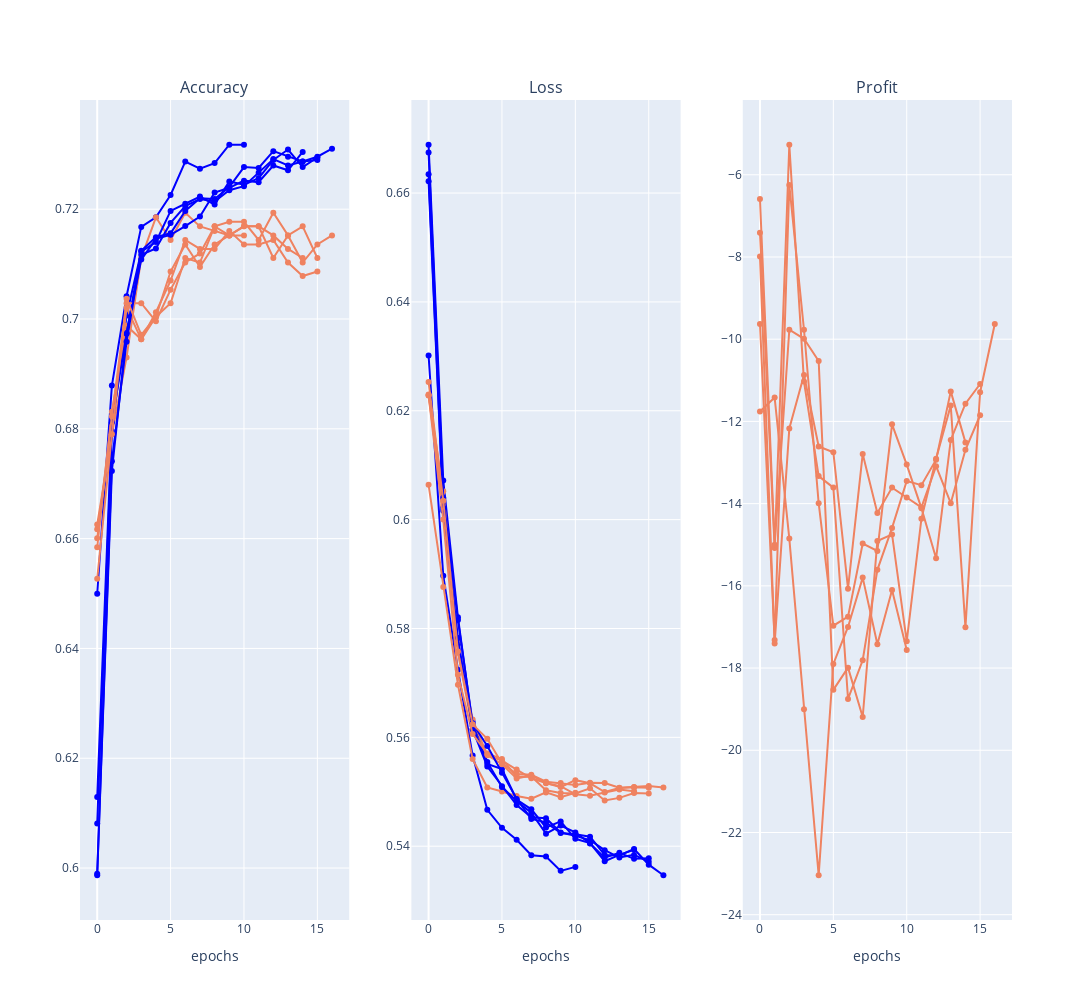
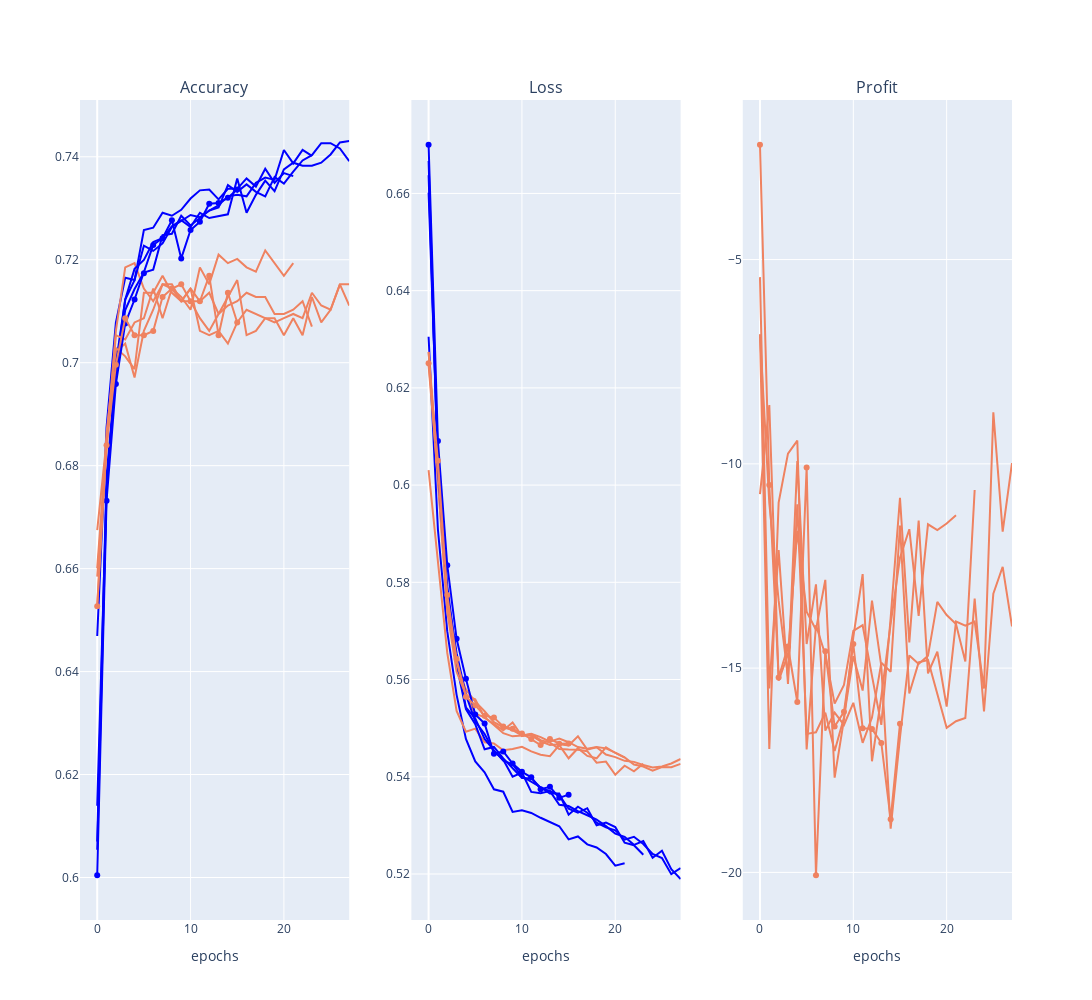

Notebook code for these charts, in order:
### Code cell
# Run
from numpy import dtype

repeats = 5
testingParameter = "Features"
runMeter = 0
results_acc = DataFrame(dtype='float')
results_profit = DataFrame(dtype='float')
results_profitOld = DataFrame(dtype='float')
metrics = list()

# vary training epochs
learning_rate = 0.001
model = 2 # [0, 1, 2, 3, 4]
dropout = 0.2 # [0, 0.2, 0.4, 0.6, 0.8]
denseType = 0
neuronsLstm = 150
epochs = 40

timeStep = 10 # [10, 20, 50, 100, 150] # 150
features = [0, 1] # 0 
# features = [0, 1, 2, 3] # 0 

# # Data gen
# x_train, x_test, y_train, y_test, Y_test = data(timeStep, features)

# for dr in dropout:
for feat in features:
    print(f"{feat} {testingParameter} test start...")
 
    x_train, x_test, y_train, y_test, Y_test = data(timeStep, feat)

    #  Profit list
    profitListSaveModel = list()

    # Experiment
    results_acc[str(feat)], results_profit[str(feat)], results_profitOld[str(feat)], metrics = experiment(
                                                                                            runMeter, 
                                                                                            repeats, 
                                                                                            epochs, 
                                                                                            neuronsLstm, 
                                                                                            timeStep, 
                                                                                            denseType, 
                                                                                            dropout, 
                                                                                            model, 
                                                                                            feat, 
                                                                                            learning_rate
                                                                                            )
    # runMeter commented if next loop parameter has different model weights  
    #  runMeter += 1

    plotsOut(feat, metrics)

# summarize results
print(results_acc.describe())
print(results_profit.describe())

### Figure 1 — Plotly figure (JSON) as saved in the notebook; plotly's stock layout.template omitted (floating-point values rounded to 4 significant figures)
{"data": [{"line": {"color": "#0000ff"}, "name": "accuracy0", "showlegend": false, "type": "scatter", "x": [0, 1, 2, 3, 4, 5, 6, 7, 8, 9, 10], "xaxis": "x", "y": [0.65, 0.6879, 0.7041, 0.7168, 0.7185, 0.7226, 0.7287, 0.7274, 0.7284, 0.7317, 0.7317], "yaxis": "y"}, {"line": {"color": "#0000ff"}, "name": "loss0", "showlegend": false, "type": "scatter", "x": [0, 1, 2, 3, 4, 5, 6, 7, 8, 9, 10], "xaxis": "x2", "y": [0.6301, 0.5897, 0.5724, 0.5566, 0.5467, 0.5434, 0.5412, 0.5383, 0.5381, 0.5355, 0.5362], "yaxis": "y2"}, {"line": {"color": "#EF8260"}, "name": "val_accuracy0", "showlegend": false, "type": "scatter", "x": [0, 1, 2, 3, 4, 5, 6, 7, 8, 9, 10], "xaxis": "x", "y": [0.6626, 0.679, 0.693, 0.7111, 0.7185, 0.7144, 0.7193, 0.7169, 0.716, 0.7152, 0.7152], "yaxis": "y"}, {"line": {"color": "#EF8260"}, "name": "val_loss0", "showlegend": false, "type": "scatter", "x": [0, 1, 2, 3, 4, 5, 6, 7, 8, 9, 10], "xaxis": "x2", "y": [0.6064, 0.5876, 0.5697, 0.556, 0.5508, 0.55, 0.5492, 0.5487, 0.5499, 0.549, 0.5498], "yaxis": "y2"}, {"line": {"color": "#EF8260"}, "name": "profit0", "showlegend": false, "type": "scatter", "x": [0, 1, 2, 3, 4, 5, 6, 7, 8, 9, 10], "xaxis": "x3", "y": [-11.76, -11.42, -14.85, -19, -23.04, -17.9, -17, -15.8, -17.42, -16.1, -17.56], "yaxis": "y3"}, {"line": {"color": "#0000ff"}, "name": "accuracy1", "showlegend": false, "type": "scatter", "x": [0, 1, 2, 3, 4, 5, 6, 7, 8, 9, 10, 11, 12, 13, 14, 15], "xaxis": "x", "y": [0.6081, 0.6796, 0.7007, 0.7123, 0.714, 0.7197, 0.721, 0.7223, 0.7208, 0.7251, 0.7245, 0.7256, 0.729, 0.7309, 0.7277, 0.7294], "yaxis": "y"}, {"line": {"color": "#0000ff"}, "name": "loss1", "showlegend": false, "type": "scatter", "x": [0, 1, 2, 3, 4, 5, 6, 7, 8, 9, 10, 11, 12, 13, 14, 15], "xaxis": "x2", "y": [0.6622, 0.6016, 0.5772, 0.5628, 0.5555, 0.5509, 0.5483, 0.5461, 0.5423, 0.5438, 0.5425, 0.5405, 0.5379, 0.5388, 0.5377, 0.5378], "yaxis": "y2"}, {"line": {"color": "#EF8260"}, "name": "val_accuracy1", "showlegend": false, "type": "scatter", "x": [0, 1, 2, 3, 4, 5, 6, 7, 8, 9, 10, 11, 12, 13, 14, 15], "xaxis": "x", "y": [0.6584, 0.6831, 0.6988, 0.6963, 0.7012, 0.707, 0.7144, 0.7128, 0.7128, 0.716, 0.7136, 0.7136, 0.7144, 0.7103, 0.7078, 0.7086], "yaxis": "y"}, {"line": {"color": "#EF8260"}, "name": "val_loss1", "showlegend": false, "type": "scatter", "x": [0, 1, 2, 3, 4, 5, 6, 7, 8, 9, 10, 11, 12, 13, 14, 15], "xaxis": "x2", "y": [0.6229, 0.6025, 0.5756, 0.5615, 0.5567, 0.5557, 0.5541, 0.5525, 0.5516, 0.5509, 0.5521, 0.5516, 0.55, 0.5507, 0.5508, 0.5507], "yaxis": "y2"}, {"line": {"color": "#EF8260"}, "name": "profit1", "showlegend": false, "type": "scatter", "x": [0, 1, 2, 3, 4, 5, 6, 7, 8, 9, 10, 11, 12, 13, 14, 15], "xaxis": "x3", "y": [-9.63, -17.32, -6.25, -9.77, -13.99, -16.97, -16.75, -14.97, -15.15, -12.07, -13.05, -14.11, -15.33, -12.45, -11.57, -11.09], "yaxis": "y3"}, {"line": {"color": "#0000ff"}, "name": "accuracy2", "showlegend": false, "type": "scatter", "x": [0, 1, 2, 3, 4, 5, 6, 7, 8, 9, 10, 11, 12, 13, 14], "xaxis": "x", "y": [0.5987, 0.6723, 0.6975, 0.7108, 0.7146, 0.7153, 0.7169, 0.7187, 0.723, 0.7239, 0.7252, 0.7249, 0.728, 0.7271, 0.7304], "yaxis": "y"}, {"line": {"color": "#0000ff"}, "name": "loss2", "showlegend": false, "type": "scatter", "x": [0, 1, 2, 3, 4, 5, 6, 7, 8, 9, 10, 11, 12, 13, 14], "xaxis": "x2", "y": [0.6689, 0.6072, 0.5821, 0.5621, 0.5551, 0.5542, 0.5486, 0.5468, 0.5434, 0.5446, 0.5414, 0.5406, 0.5372, 0.5384, 0.5393], "yaxis": "y2"}, {"line": {"color": "#EF8260"}, "name": "val_accuracy2", "showlegend": false, "type": "scatter", "x": [0, 1, 2, 3, 4, 5, 6, 7, 8, 9, 10, 11, 12, 13, 14], "xaxis": "x", "y": [0.6617, 0.679, 0.7021, 0.6963, 0.7004, 0.7086, 0.7136, 0.7095, 0.7136, 0.7152, 0.7169, 0.7169, 0.7152, 0.7128, 0.7111], "yaxis": "y"}, {"line": {"color": "#EF8260"}, "name": "val_loss2", "showlegend": false, "type": "scatter", "x": [0, 1, 2, 3, 4, 5, 6, 7, 8, 9, 10, 11, 12, 13, 14], "xaxis": "x2", "y": [0.623, 0.6052, 0.5775, 0.5633, 0.5567, 0.5551, 0.5525, 0.553, 0.5516, 0.551, 0.5495, 0.5493, 0.5499, 0.5504, 0.5501], "yaxis": "y2"}, {"line": {"color": "#EF8260"}, "name": "profit2", "showlegend": false, "type": "scatter", "x": [0, 1, 2, 3, 4, 5, 6, 7, 8, 9, 10, 11, 12, 13, 14], "xaxis": "x3", "y": [-7.41, -15.08, -5.27, -11.03, -13.33, -13.61, -18.75, -17.81, -15.61, -14.59, -13.45, -13.55, -12.93, -11.27, -12.51], "yaxis": "y3"}, {"line": {"color": "#0000ff"}, "name": "accuracy3", "showlegend": false, "type": "scatter", "x": [0, 1, 2, 3, 4, 5, 6, 7, 8, 9, 10, 11, 12, 13, 14, 15], "xaxis": "x", "y": [0.6129, 0.6812, 0.6973, 0.7124, 0.7149, 0.7156, 0.7197, 0.722, 0.7219, 0.724, 0.7277, 0.7275, 0.7306, 0.7296, 0.7287, 0.729], "yaxis": "y"}, {"line": {"color": "#0000ff"}, "name": "loss3", "showlegend": false, "type": "scatter", "x": [0, 1, 2, 3, 4, 5, 6, 7, 8, 9, 10, 11, 12, 13, 14, 15], "xaxis": "x2", "y": [0.6635, 0.6021, 0.5783, 0.5614, 0.5546, 0.551, 0.5476, 0.5453, 0.5451, 0.5425, 0.5419, 0.5411, 0.5393, 0.5379, 0.5384, 0.5372], "yaxis": "y2"}, {"line": {"color": "#EF8260"}, "name": "val_accuracy3", "showlegend": false, "type": "scatter", "x": [0, 1, 2, 3, 4, 5, 6, 7, 8, 9, 10, 11, 12, 13, 14, 15], "xaxis": "x", "y": [0.6601, 0.6823, 0.7029, 0.7029, 0.6996, 0.7053, 0.7103, 0.7119, 0.7169, 0.7177, 0.7177, 0.7144, 0.7193, 0.7152, 0.7169, 0.7111], "yaxis": "y"}, {"line": {"color": "#EF8260"}, "name": "val_loss3", "showlegend": false, "type": "scatter", "x": [0, 1, 2, 3, 4, 5, 6, 7, 8, 9, 10, 11, 12, 13, 14, 15], "xaxis": "x2", "y": [0.6228, 0.6, 0.5715, 0.5606, 0.557, 0.556, 0.5528, 0.5528, 0.5503, 0.5498, 0.5497, 0.5506, 0.5484, 0.5489, 0.5498, 0.5497], "yaxis": "y2"}, {"line": {"color": "#EF8260"}, "name": "profit3", "showlegend": false, "type": "scatter", "x": [0, 1, 2, 3, 4, 5, 6, 7, 8, 9, 10, 11, 12, 13, 14, 15], "xaxis": "x3", "y": [-7.99, -17.4, -12.17, -10.87, -12.61, -12.75, -16.07, -12.79, -14.23, -13.61, -13.85, -14.09, -13.09, -13.99, -12.69, -11.85], "yaxis": "y3"}, {"line": {"color": "#0000ff"}, "name": "accuracy4", "showlegend": false, "type": "scatter", "x": [0, 1, 2, 3, 4, 5, 6, 7, 8, 9, 10, 11, 12, 13, 14, 15, 16], "xaxis": "x", "y": [0.599, 0.6741, 0.6959, 0.7117, 0.7129, 0.7175, 0.7206, 0.7219, 0.7214, 0.7235, 0.7242, 0.7267, 0.7291, 0.728, 0.7287, 0.7296, 0.731], "yaxis": "y"}, {"line": {"color": "#0000ff"}, "name": "loss4", "showlegend": false, "type": "scatter", "x": [0, 1, 2, 3, 4, 5, 6, 7, 8, 9, 10, 11, 12, 13, 14, 15, 16], "xaxis": "x2", "y": [0.6675, 0.604, 0.5815, 0.5626, 0.5584, 0.5535, 0.5487, 0.545, 0.5444, 0.5424, 0.5422, 0.5417, 0.5384, 0.5383, 0.5395, 0.5366, 0.5347], "yaxis": "y2"}, {"line": {"color": "#EF8260"}, "name": "val_accuracy4", "showlegend": false, "type": "scatter", "x": [0, 1, 2, 3, 4, 5, 6, 7, 8, 9, 10, 11, 12, 13, 14, 15, 16], "xaxis": "x", "y": [0.6527, 0.679, 0.7037, 0.6971, 0.7004, 0.7029, 0.7111, 0.7103, 0.7169, 0.7152, 0.7169, 0.7169, 0.7111, 0.7152, 0.7103, 0.7136, 0.7152], "yaxis": "y"}, {"line": {"color": "#EF8260"}, "name": "val_loss4", "showlegend": false, "type": "scatter", "x": [0, 1, 2, 3, 4, 5, 6, 7, 8, 9, 10, 11, 12, 13, 14, 15, 16], "xaxis": "x2", "y": [0.6253, 0.6035, 0.5758, 0.5624, 0.5597, 0.5552, 0.5533, 0.5531, 0.5519, 0.5516, 0.5512, 0.5517, 0.5516, 0.5507, 0.5509, 0.5511, 0.5508], "yaxis": "y2"}, {"line": {"color": "#EF8260"}, "name": "profit4", "showlegend": false, "type": "scatter", "x": [0, 1, 2, 3, 4, 5, 6, 7, 8, 9, 10, 11, 12, 13, 14, 15, 16], "xaxis": "x3", "y": [-6.59, -15, -9.77, -9.99, -10.53, -18.53, -17.99, -19.19, -14.91, -14.75, -17.35, -14.37, -12.91, -11.61, -17.01, -11.29, -9.63], "yaxis": "y3"}], "layout": {"annotations": [{"font": {"size": 16}, "showarrow": false, "text": "Accuracy", "x": 0.1444, "xanchor": "center", "xref": "paper", "y": 1, "yanchor": "bottom", "yref": "paper"}, {"font": {"size": 16}, "showarrow": false, "text": "Loss", "x": 0.5, "xanchor": "center", "xref": "paper", "y": 1, "yanchor": "bottom", "yref": "paper"}, {"font": {"size": 16}, "showarrow": false, "text": "Profit", "x": 0.8556, "xanchor": "center", "xref": "paper", "y": 1, "yanchor": "bottom", "yref": "paper"}], "autosize": true, "height": 1000, "width": 1600, "xaxis": {"anchor": "y", "domain": [0, 0.2889], "title": {"text": "epochs"}}, "xaxis2": {"anchor": "y2", "domain": [0.3556, 0.6444], "title": {"text": "epochs"}}, "xaxis3": {"anchor": "y3", "domain": [0.7111, 1], "title": {"text": "epochs"}}, "yaxis": {"anchor": "x", "domain": [0, 1], "title": {"text": ""}}, "yaxis2": {"anchor": "x2", "domain": [0, 1], "title": {"text": ""}}, "yaxis3": {"anchor": "x3", "domain": [0, 1], "title": {"text": ""}}}}

### Figure 2 — Plotly figure (JSON) as saved in the notebook; plotly's stock layout.template omitted (floating-point values rounded to 4 significant figures)
{"data": [{"line": {"color": "#0000ff"}, "name": "accuracy0", "showlegend": false, "type": "scatter", "x": [0, 1, 2, 3, 4, 5, 6, 7, 8, 9, 10, 11, 12, 13, 14, 15, 16, 17, 18, 19, 20, 21], "xaxis": "x", "y": [0.6469, 0.6874, 0.7078, 0.7165, 0.716, 0.7258, 0.7262, 0.7291, 0.7285, 0.7297, 0.7319, 0.7335, 0.7336, 0.7317, 0.7338, 0.7338, 0.7358, 0.7342, 0.7377, 0.7349, 0.7368, 0.7362], "yaxis": "y"}, {"line": {"color": "#0000ff"}, "name": "loss0", "showlegend": false, "type": "scatter", "x": [0, 1, 2, 3, 4, 5, 6, 7, 8, 9, 10, 11, 12, 13, 14, 15, 16, 17, 18, 19, 20, 21], "xaxis": "x2", "y": [0.6305, 0.5909, 0.5699, 0.5568, 0.5478, 0.5431, 0.5409, 0.5374, 0.5369, 0.5328, 0.5331, 0.5326, 0.5316, 0.5307, 0.5298, 0.5271, 0.5277, 0.5261, 0.5254, 0.5241, 0.5217, 0.5222], "yaxis": "y2"}, {"line": {"color": "#EF8260"}, "name": "val_accuracy0", "showlegend": false, "type": "scatter", "x": [0, 1, 2, 3, 4, 5, 6, 7, 8, 9, 10, 11, 12, 13, 14, 15, 16, 17, 18, 19, 20, 21], "xaxis": "x", "y": [0.6675, 0.6848, 0.7062, 0.7185, 0.7193, 0.7144, 0.7119, 0.7152, 0.7144, 0.7128, 0.7103, 0.7185, 0.7152, 0.721, 0.7193, 0.7202, 0.7185, 0.7177, 0.7218, 0.7193, 0.7169, 0.7193], "yaxis": "y"}, {"line": {"color": "#EF8260"}, "name": "val_loss0", "showlegend": false, "type": "scatter", "x": [0, 1, 2, 3, 4, 5, 6, 7, 8, 9, 10, 11, 12, 13, 14, 15, 16, 17, 18, 19, 20, 21], "xaxis": "x2", "y": [0.6031, 0.5843, 0.5655, 0.5536, 0.5493, 0.5499, 0.5471, 0.5468, 0.5454, 0.5457, 0.5462, 0.5452, 0.5445, 0.5442, 0.5465, 0.5438, 0.5459, 0.5443, 0.5438, 0.5461, 0.5449, 0.544], "yaxis": "y2"}, {"line": {"color": "#EF8260"}, "name": "profit0", "showlegend": false, "type": "scatter", "x": [0, 1, 2, 3, 4, 5, 6, 7, 8, 9, 10, 11, 12, 13, 14, 15, 16, 17, 18, 19, 20, 21], "xaxis": "x3", "y": [-10.74, -8.56, -15.31, -14.66, -11.64, -13.62, -14.06, -12.84, -17.68, -16.26, -14.24, -12.7, -17.28, -15.7, -13.92, -12.3, -11.6, -13.72, -11.48, -11.62, -11.46, -11.26], "yaxis": "y3"}, {"line": {"color": "#0000ff"}, "name": "accuracy1", "showlegend": false, "type": "scatter", "x": [0, 1, 2, 3, 4, 5, 6, 7, 8, 9, 10, 11, 12, 13, 14, 15, 16, 17, 18, 19, 20, 21, 22, 23, 24, 25, 26, 27], "xaxis": "x", "y": [0.6139, 0.6754, 0.6988, 0.7123, 0.7182, 0.72, 0.7235, 0.7242, 0.7265, 0.7277, 0.7264, 0.7291, 0.7281, 0.7284, 0.7288, 0.7358, 0.7291, 0.7326, 0.7354, 0.7333, 0.7375, 0.7389, 0.7383, 0.7383, 0.7389, 0.7405, 0.7428, 0.7431], "yaxis": "y"}, {"line": {"color": "#0000ff"}, "name": "loss1", "showlegend": false, "type": "scatter", "x": [0, 1, 2, 3, 4, 5, 6, 7, 8, 9, 10, 11, 12, 13, 14, 15, 16, 17, 18, 19, 20, 21, 22, 23, 24, 25, 26, 27], "xaxis": "x2", "y": [0.6602, 0.6058, 0.5792, 0.5644, 0.5543, 0.552, 0.5478, 0.5454, 0.5433, 0.5425, 0.5401, 0.539, 0.5378, 0.5365, 0.5365, 0.5322, 0.5338, 0.5326, 0.5305, 0.5296, 0.529, 0.5271, 0.5276, 0.5262, 0.5241, 0.5233, 0.52, 0.5212], "yaxis": "y2"}, {"line": {"color": "#EF8260"}, "name": "val_accuracy1", "showlegend": false, "type": "scatter", "x": [0, 1, 2, 3, 4, 5, 6, 7, 8, 9, 10, 11, 12, 13, 14, 15, 16, 17, 18, 19, 20, 21, 22, 23, 24, 25, 26, 27], "xaxis": "x", "y": [0.6601, 0.6848, 0.7021, 0.7037, 0.6971, 0.7062, 0.7103, 0.7152, 0.7152, 0.7119, 0.7144, 0.7062, 0.7053, 0.7062, 0.7037, 0.7078, 0.7103, 0.7095, 0.7086, 0.7078, 0.7086, 0.7095, 0.7086, 0.7136, 0.7111, 0.7103, 0.7152, 0.7111], "yaxis": "y"}, {"line": {"color": "#EF8260"}, "name": "val_loss1", "showlegend": false, "type": "scatter", "x": [0, 1, 2, 3, 4, 5, 6, 7, 8, 9, 10, 11, 12, 13, 14, 15, 16, 17, 18, 19, 20, 21, 22, 23, 24, 25, 26, 27], "xaxis": "x2", "y": [0.6246, 0.6014, 0.5753, 0.563, 0.5579, 0.5555, 0.5535, 0.5512, 0.5502, 0.5496, 0.5485, 0.5488, 0.5482, 0.5472, 0.5478, 0.5471, 0.5461, 0.5458, 0.5461, 0.5458, 0.545, 0.544, 0.5425, 0.5421, 0.5412, 0.542, 0.542, 0.5427], "yaxis": "y2"}, {"line": {"color": "#EF8260"}, "name": "profit1", "showlegend": false, "type": "scatter", "x": [0, 1, 2, 3, 4, 5, 6, 7, 8, 9, 10, 11, 12, 13, 14, 15, 16, 17, 18, 19, 20, 21, 22, 23, 24, 25, 26, 27], "xaxis": "x3", "y": [-6.84, -10.96, -13.35, -15.21, -9.93, -14.41, -12.95, -16.53, -16.09, -16.39, -15.85, -16.83, -16.21, -14.87, -15.09, -11.51, -15.62, -14.86, -14.8, -15.62, -16.46, -16.3, -16.22, -13.3, -16.06, -13.18, -12.52, -13.98], "yaxis": "y3"}, {"line": {"color": "#0000ff"}, "name": "accuracy2", "showlegend": false, "type": "scatter", "x": [0, 1, 2, 3, 4, 5, 6, 7, 8, 9, 10, 11, 12, 13, 14, 15, 16, 17, 18, 19, 20, 21, 22, 23, 24, 25, 26, 27], "xaxis": "x", "y": [0.6054, 0.6751, 0.6998, 0.7123, 0.716, 0.7227, 0.7217, 0.7232, 0.7264, 0.7275, 0.7287, 0.7282, 0.7296, 0.7301, 0.7345, 0.7332, 0.7346, 0.7332, 0.7323, 0.7361, 0.7348, 0.7371, 0.7393, 0.7403, 0.7426, 0.7426, 0.7416, 0.7391], "yaxis": "y"}, {"line": {"color": "#0000ff"}, "name": "loss2", "showlegend": false, "type": "scatter", "x": [0, 1, 2, 3, 4, 5, 6, 7, 8, 9, 10, 11, 12, 13, 14, 15, 16, 17, 18, 19, 20, 21, 22, 23, 24, 25, 26, 27], "xaxis": "x2", "y": [0.6667, 0.6023, 0.5768, 0.563, 0.5539, 0.5508, 0.5457, 0.5461, 0.5438, 0.5417, 0.5398, 0.5397, 0.5378, 0.537, 0.5342, 0.534, 0.5329, 0.5321, 0.5312, 0.5298, 0.5283, 0.5276, 0.526, 0.5268, 0.5233, 0.5248, 0.521, 0.519], "yaxis": "y2"}, {"line": {"color": "#EF8260"}, "name": "val_accuracy2", "showlegend": false, "type": "scatter", "x": [0, 1, 2, 3, 4, 5, 6, 7, 8, 9, 10, 11, 12, 13, 14, 15, 16, 17, 18, 19, 20, 21, 22, 23, 24, 25, 26, 27], "xaxis": "x", "y": [0.6527, 0.6864, 0.7029, 0.7012, 0.6988, 0.7136, 0.7136, 0.7169, 0.7136, 0.7119, 0.7144, 0.7119, 0.7136, 0.7095, 0.7128, 0.716, 0.7053, 0.7062, 0.7086, 0.7086, 0.7053, 0.7086, 0.7053, 0.7128, 0.7078, 0.7103, 0.7152, 0.7152], "yaxis": "y"}, {"line": {"color": "#EF8260"}, "name": "val_loss2", "showlegend": false, "type": "scatter", "x": [0, 1, 2, 3, 4, 5, 6, 7, 8, 9, 10, 11, 12, 13, 14, 15, 16, 17, 18, 19, 20, 21, 22, 23, 24, 25, 26, 27], "xaxis": "x2", "y": [0.6274, 0.6002, 0.5739, 0.5616, 0.5568, 0.5529, 0.5523, 0.5506, 0.549, 0.5483, 0.5485, 0.5485, 0.5473, 0.5465, 0.5467, 0.5465, 0.5483, 0.5456, 0.5461, 0.5446, 0.544, 0.5433, 0.5431, 0.5424, 0.5419, 0.5421, 0.5427, 0.5437], "yaxis": "y2"}, {"line": {"color": "#EF8260"}, "name": "profit2", "showlegend": false, "type": "scatter", "x": [0, 1, 2, 3, 4, 5, 6, 7, 8, 9, 10, 11, 12, 13, 14, 15, 16, 17, 18, 19, 20, 21, 22, 23, 24, 25, 26, 27], "xaxis": "x3", "y": [-6.83, -16.98, -10.95, -9.75, -9.43, -16.99, -13.95, -14.67, -15.87, -15.41, -14.09, -13.95, -15.19, -16.39, -13.77, -10.83, -14.37, -11.39, -15.13, -14.6, -15.94, -13.86, -13.96, -13.86, -15.5, -8.74, -11.66, -9.98], "yaxis": "y3"}, {"line": {"color": "#0000ff"}, "name": "accuracy3", "showlegend": false, "type": "scatter", "x": [0, 1, 2, 3, 4, 5, 6, 7, 8, 9, 10, 11, 12, 13, 14, 15, 16, 17, 18, 19, 20, 21, 22, 23], "xaxis": "x", "y": [0.607, 0.6781, 0.6976, 0.7102, 0.7143, 0.7175, 0.7181, 0.7248, 0.7251, 0.7285, 0.7267, 0.7281, 0.7296, 0.7306, 0.7323, 0.7326, 0.7323, 0.7349, 0.7359, 0.7355, 0.7413, 0.7387, 0.7413, 0.7402], "yaxis": "y"}, {"line": {"color": "#0000ff"}, "name": "loss3", "showlegend": false, "type": "scatter", "x": [0, 1, 2, 3, 4, 5, 6, 7, 8, 9, 10, 11, 12, 13, 14, 15, 16, 17, 18, 19, 20, 21, 22, 23], "xaxis": "x2", "y": [0.6638, 0.6034, 0.5776, 0.5654, 0.5569, 0.5513, 0.5488, 0.5452, 0.5435, 0.54, 0.5409, 0.5369, 0.5366, 0.5371, 0.5362, 0.5334, 0.5326, 0.5335, 0.53, 0.5306, 0.5297, 0.5264, 0.5259, 0.5239], "yaxis": "y2"}, {"line": {"color": "#EF8260"}, "name": "val_accuracy3", "showlegend": false, "type": "scatter", "x": [0, 1, 2, 3, 4, 5, 6, 7, 8, 9, 10, 11, 12, 13, 14, 15, 16, 17, 18, 19, 20, 21, 22, 23], "xaxis": "x", "y": [0.6584, 0.6831, 0.7053, 0.7045, 0.7078, 0.7086, 0.7144, 0.7086, 0.7144, 0.7119, 0.7119, 0.7086, 0.7062, 0.7095, 0.7111, 0.7119, 0.7136, 0.7128, 0.7128, 0.7095, 0.7095, 0.7103, 0.7119, 0.707], "yaxis": "y"}, {"line": {"color": "#EF8260"}, "name": "val_loss3", "showlegend": false, "type": "scatter", "x": [0, 1, 2, 3, 4, 5, 6, 7, 8, 9, 10, 11, 12, 13, 14, 15, 16, 17, 18, 19, 20, 21, 22, 23], "xaxis": "x2", "y": [0.6274, 0.6038, 0.5759, 0.5637, 0.5567, 0.5559, 0.5521, 0.5509, 0.5496, 0.5512, 0.5484, 0.5488, 0.5475, 0.547, 0.5457, 0.5456, 0.5455, 0.5453, 0.5429, 0.5431, 0.5404, 0.5423, 0.5411, 0.5427], "yaxis": "y2"}, {"line": {"color": "#EF8260"}, "name": "profit3", "showlegend": false, "type": "scatter", "x": [0, 1, 2, 3, 4, 5, 6, 7, 8, 9, 10, 11, 12, 13, 14, 15, 16, 17, 18, 19, 20, 21, 22, 23], "xaxis": "x3", "y": [-5.43, -15.5, -12.11, -15.39, -10.99, -16.61, -16.57, -16.09, -17.03, -16.21, -14.71, -15.55, -13.35, -14.95, -18.93, -16.7, -14.69, -14.9, -14.7, -13.38, -13.7, -13.92, -14.84, -10.64], "yaxis": "y3"}, {"line": {"color": "#0000ff"}, "name": "accuracy4", "showlegend": false, "type": "scatter", "x": [0, 1, 2, 3, 4, 5, 6, 7, 8, 9, 10, 11, 12, 13, 14, 15], "xaxis": "x", "y": [0.6004, 0.6732, 0.6959, 0.7076, 0.7123, 0.7174, 0.7229, 0.7242, 0.7277, 0.7203, 0.7258, 0.7274, 0.7309, 0.731, 0.732, 0.7336], "yaxis": "y"}, {"line": {"color": "#0000ff"}, "name": "loss4", "showlegend": false, "type": "scatter", "x": [0, 1, 2, 3, 4, 5, 6, 7, 8, 9, 10, 11, 12, 13, 14, 15], "xaxis": "x2", "y": [0.67, 0.6091, 0.5835, 0.5684, 0.5602, 0.5528, 0.5509, 0.5447, 0.5452, 0.5427, 0.541, 0.5399, 0.5374, 0.5379, 0.5357, 0.5363], "yaxis": "y2"}, {"line": {"color": "#EF8260"}, "name": "val_accuracy4", "showlegend": false, "type": "scatter", "x": [0, 1, 2, 3, 4, 5, 6, 7, 8, 9, 10, 11, 12, 13, 14, 15], "xaxis": "x", "y": [0.6527, 0.684, 0.6996, 0.7086, 0.7053, 0.7053, 0.7062, 0.7128, 0.7144, 0.7152, 0.7119, 0.7119, 0.7169, 0.7053, 0.7136, 0.7078], "yaxis": "y"}, {"line": {"color": "#EF8260"}, "name": "val_loss4", "showlegend": false, "type": "scatter", "x": [0, 1, 2, 3, 4, 5, 6, 7, 8, 9, 10, 11, 12, 13, 14, 15], "xaxis": "x2", "y": [0.625, 0.605, 0.5774, 0.5642, 0.5564, 0.5547, 0.5526, 0.5522, 0.5504, 0.5499, 0.5489, 0.5478, 0.5465, 0.5478, 0.5468, 0.5469], "yaxis": "y2"}, {"line": {"color": "#EF8260"}, "name": "profit4", "showlegend": false, "type": "scatter", "x": [0, 1, 2, 3, 4, 5, 6, 7, 8, 9, 10, 11, 12, 13, 14, 15], "xaxis": "x3", "y": [-2.19, -10.52, -15.23, -14.47, -15.83, -10.09, -20.07, -14.59, -16.43, -16.07, -14.41, -16.47, -16.49, -16.83, -18.7, -16.36], "yaxis": "y3"}], "layout": {"annotations": [{"font": {"size": 16}, "showarrow": false, "text": "Accuracy", "x": 0.1444, "xanchor": "center", "xref": "paper", "y": 1, "yanchor": "bottom", "yref": "paper"}, {"font": {"size": 16}, "showarrow": false, "text": "Loss", "x": 0.5, "xanchor": "center", "xref": "paper", "y": 1, "yanchor": "bottom", "yref": "paper"}, {"font": {"size": 16}, "showarrow": false, "text": "Profit", "x": 0.8556, "xanchor": "center", "xref": "paper", "y": 1, "yanchor": "bottom", "yref": "paper"}], "autosize": true, "height": 1000, "width": 1600, "xaxis": {"anchor": "y", "domain": [0, 0.2889], "title": {"text": "epochs"}}, "xaxis2": {"anchor": "y2", "domain": [0.3556, 0.6444], "title": {"text": "epochs"}}, "xaxis3": {"anchor": "y3", "domain": [0.7111, 1], "title": {"text": "epochs"}}, "yaxis": {"anchor": "x", "domain": [0, 1], "title": {"text": ""}}, "yaxis2": {"anchor": "x2", "domain": [0, 1], "title": {"text": ""}}, "yaxis3": {"anchor": "x3", "domain": [0, 1], "title": {"text": ""}}}}
